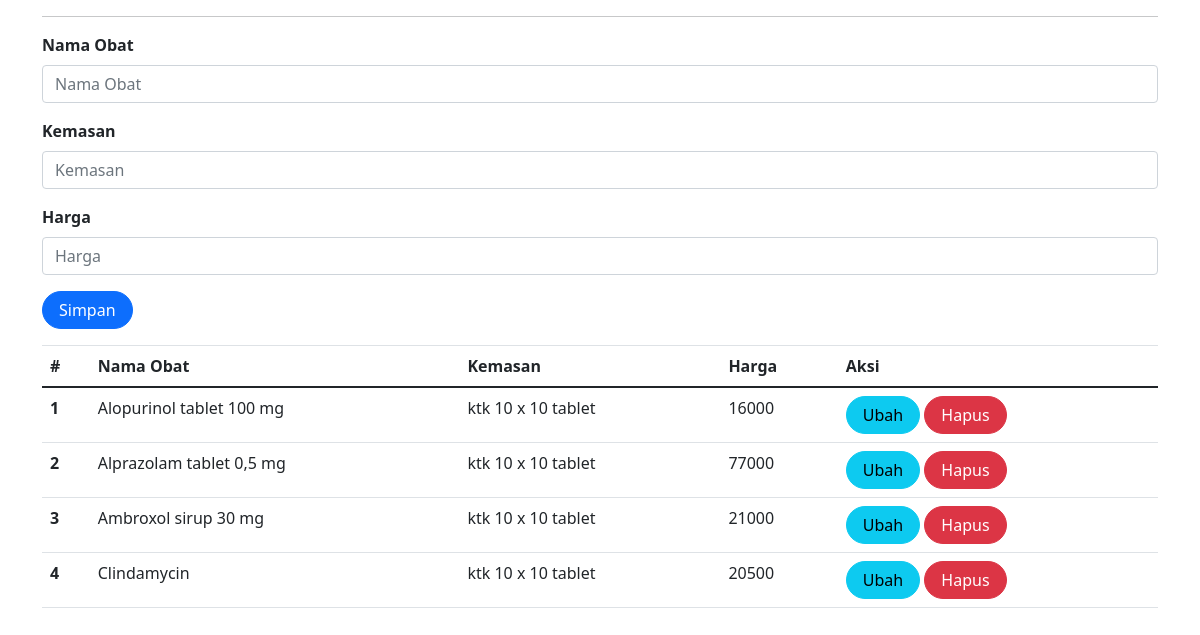
/obat.php (signed in), run on the app's committed database.
### tables this page shows
CREATE TABLE `obat` (
  `id` int(11) NOT NULL,
  `nama_obat` varchar(255) DEFAULT NULL,
  `kemasan` varchar(100) DEFAULT NULL,
  `harga` int(11) DEFAULT NULL
);

### obat.php (the view, shortened to what this page needs)
<?php
include_once("koneksi.php");
?>
<!DOCTYPE html>
<html lang="en">
<head>
    <link rel="stylesheet" href="assets/css/bootstrap.css">
    <link href="https://cdn.jsdelivr.net/npm/bootstrap@5.0.2/dist/css/bootstrap.min.css"
    rel="stylesheet"
>
</head>
<body>
<div class="container">
    <hr>
    <form class="form row" method="POST" action="" name="myForm" onsubmit="return validate();">
        <?php
        $nama_obat = '';
        $kemasan = '';
        $harga = '';
        ?>
        <div class="form-group">
            <label for="inputNamaObat" class="form-label fw-bold">
                Nama Obat
            </label>
            <input type="text" class="form-control" name="nama_obat" id="inputNamaObat" placeholder="Nama Obat" value="<?php echo $nama_obat; ?>">
        </div>
        <div class="form-group">
            <label for="inputKemasan" class="form-label fw-bold">
                Kemasan
            </label>
            <input type="text" class="form-control" name="kemasan" id="inputKemasan" placeholder="Kemasan" value="<?php echo $kemasan; ?>">
        </div>
        <div class="form-group">
            <label for="inputHarga" class="form-label fw-bold">
                Harga
            </label>
            <input type="text" class="form-control" name="harga" id="inputHarga" placeholder="Harga" value="<?php echo $harga; ?>">
        </div>
        <div class="form-group">
            <button type="submit" class="btn btn-primary rounded-pill px-3" name="simpan">Simpan</button>
        </div>
    </form>
    <table class="table table-hover">
        <thead>
            <tr>
                <th scope="col">#</th>
                <th scope="col">Nama Obat</th>
                <th scope="col">Kemasan</th>
                <th scope="col">Harga</th>
                <th scope="col">Aksi</th>
            </tr>
        </thead>
        <tbody>
            <?php
            $result = mysqli_query(
                $mysqli,"SELECT * FROM obat"
            );
            $no = 1;
            while ($data = mysqli_fetch_array($result)) {
            ?>
                <tr>
                    <th scope="row"><?php echo $no++ ?></th>
                    <td><?php echo $data['nama_obat'] ?></td>
                    <td><?php echo $data['kemasan'] ?></td>
                    <td><?php echo $data['harga'] ?></td>
                    <td>
                        <a class="btn btn-info rounded-pill px-3"
                        href="obat.php?id=<?php echo $data['id'] ?>">Ubah
                        </a>
                        <a class="btn btn-danger rounded-pill px-3"
                        href="obat.php?id=<?php echo $data['id'] ?>&aksi=hapus">Hapus
                        </a>
                    </td>
                </tr>
            <?php
            }
            ?>
        </tbody>
    </table>
</div>
</body>
</html>

### data on the page
obat: nama_obat "Alopurinol tablet 100 mg", kemasan "ktk 10 x 10 tablet", harga "16000"
obat: nama_obat "Alprazolam tablet 0,5 mg", kemasan "ktk 10 x 10 tablet", harga "77000"
obat: nama_obat "Ambroxol sirup 30 mg", kemasan "ktk 10 x 10 tablet", harga "21000"
obat: nama_obat "Clindamycin", kemasan "ktk 10 x 10 tablet", harga "20500"
